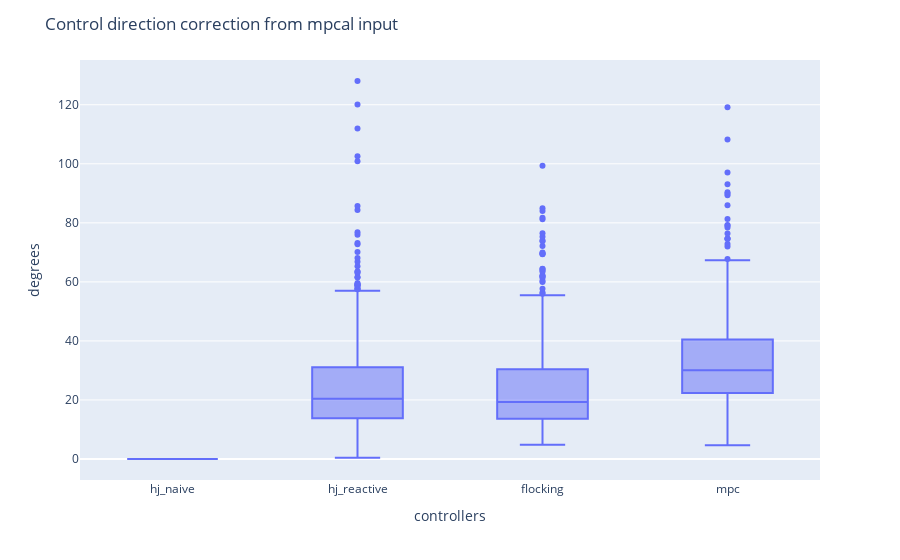

The cell this chart's notebook holds for it:
### Markdown cell above
+ Mean maximum correction from optimal control degrees

### Code cell
opt_ctrl_correction_dict = {"hj_naive": metrics_hj_naive["Mean maximum correction from optimal control degrees"],
                      "hj_reactive": metrics_hj_reactive["Mean maximum correction from optimal control degrees"],
                      "flocking": metrics_hj_flocking["Mean maximum correction from optimal control degrees"],
                      "mpc": metrics_hj_mpc["Mean maximum correction from optimal control degrees"]}
opt_ctrl_correction_df = pd.DataFrame(opt_ctrl_correction_dict)
fig_opt_ctrl_correction = px.box(opt_ctrl_correction_df )
# Add custom x and y labels
fig_opt_ctrl_correction.update_layout(
    xaxis_title="controllers",
    yaxis_title="degrees",
    title = {'text': "Control direction correction from optimal input"}
)
fig_opt_ctrl_correction.show()

### Figure 1 — Plotly figure (JSON) as saved in the notebook; plotly's stock layout.template omitted (floating-point values rounded to 4 significant figures; data arrays with more than 128 entries replaced by an {"elided": "..."} marker saying what was removed)
{"data": [{"alignmentgroup": "True", "hovertemplate": "variable=%{x}<br>value=%{y}<extra></extra>", "legendgroup": "", "marker": {"color": "#636efa"}, "name": "", "notched": false, "offsetgroup": "", "orientation": "v", "showlegend": false, "type": "box", "x": {"elided": "1968 str values"}, "x0": " ", "xaxis": "x", "y": {"elided": "1968 float values"}, "y0": " ", "yaxis": "y"}], "layout": {"boxmode": "group", "legend": {"tracegroupgap": 0}, "margin": {"t": 60}, "title": {"text": "Control direction correction from mpcal input"}, "xaxis": {"anchor": "y", "domain": [0, 1], "title": {"text": "controllers"}}, "yaxis": {"anchor": "x", "domain": [0, 1], "title": {"text": "degrees"}}}}
